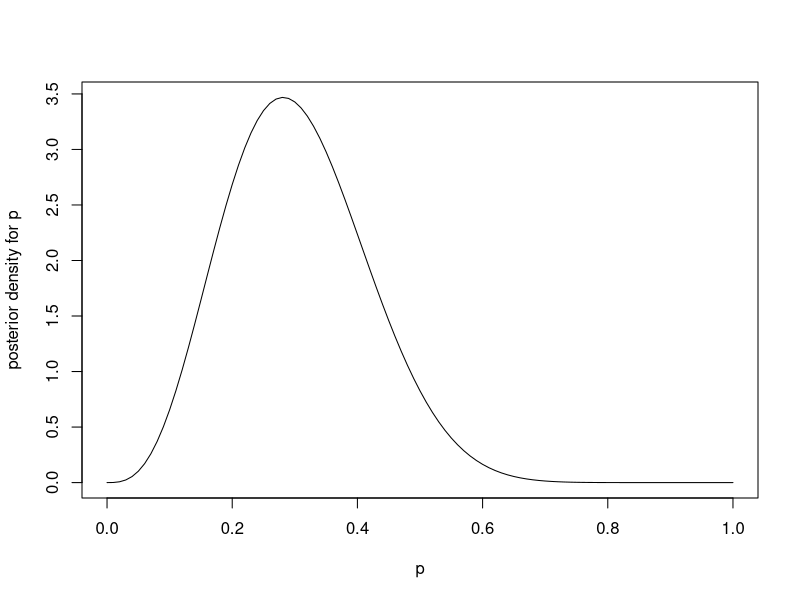
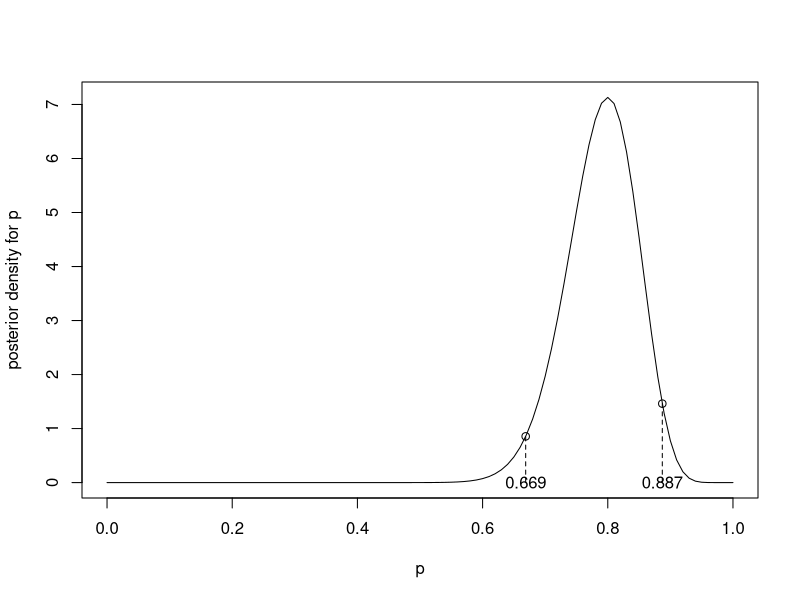
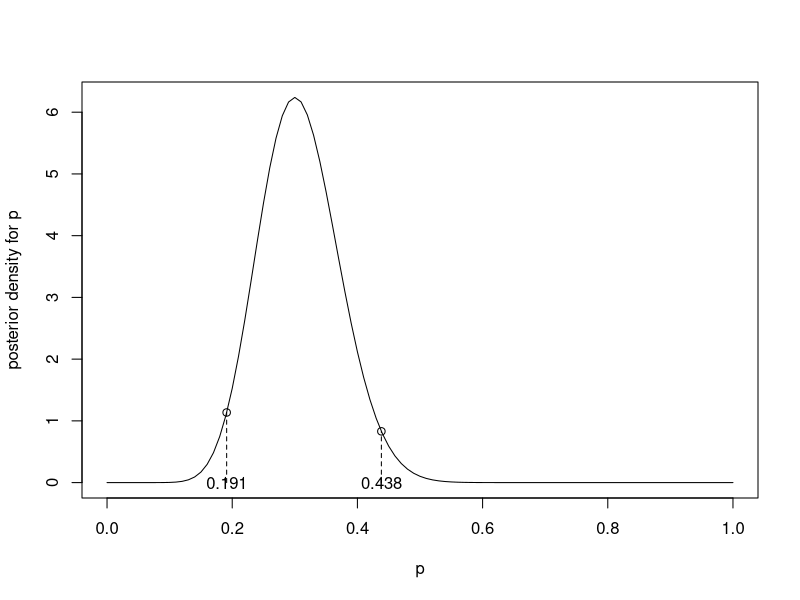

The R source for these figures, in order:
## ---- chunk 1
knitr::opts_chunk$set(echo = TRUE)
## ---- chunk 2
func <- function(x) {x^3*(1-x)^13+10*x^4*(1-x)^12+45*x^5*(1-x)^11}
C= 1 / integrate(func, 0, 1)$value
func2 <- function(x) {C * func(x)}
curve(func2, from = 0, to = 1, xlab = 'p', ylab = 'posterior density for p')
## ---- chunk 3
func <- function(x) {
  x ^ 40 * (1 - x) ^ 10
}
C= 1 / integrate(func, 0, 1)$value
l <- qbeta(0.025, 41, 11)
r <- qbeta(0.975, 41, 11)
func2 <- function(x) {C * func(x)}
curve(
  func2,
  from = 0,
  to = 1,
  xlab = 'p',
  ylab = 'posterior density for p'
)
points(l, func2(l))
points(r, func2(r))
lines(c(l, l), c(0, func2(l)), lty = 2)
lines(c(r, r), c(0, func2(r)), lty = 2)
text(l, 0, round(l, 3))
text(r, 0, round(r, 3))
## ---- chunk 4
func <- function(x) {
  x ^ 15 * (1 - x) ^ 35
}
C= 1 / integrate(func, 0, 1)$value
l <- qbeta(0.025, 16, 36)
r <- qbeta(0.975, 16, 36)
func2 <- function(x) {C * func(x)}
curve(
  func2,
  from = 0,
  to = 1,
  xlab = 'p',
  ylab = 'posterior density for p'
)
points(l, func2(l))
points(r, func2(r))
lines(c(l, l), c(0, func2(l)), lty = 2)
lines(c(r, r), c(0, func2(r)), lty = 2)
text(l, 0, round(l, 3))
text(r, 0, round(r, 3))
